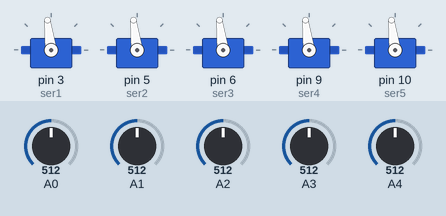
Simulated run of this sketch. Board: Arduino Uno, built with avr-gcc and run on an emulated ATmega328P. On the bench: 5 × servo. The test bench sets the inputs (shaded band); at power-on: A0 = 512, A1 = 512, A2 = 512, A3 = 512, A4 = 512.

Above: at 1.2 s.
1.3 s: A0 set to 716
At 2.4 s:
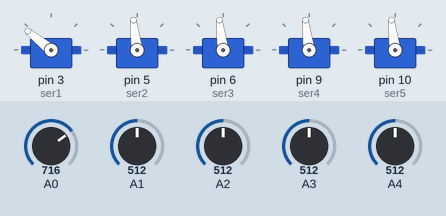
2.8 s: A1 set to 716
At 4.0 s:
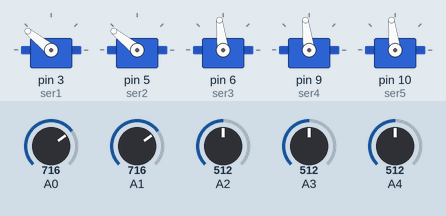
4.3 s: A2 set to 716
At 5.4 s:
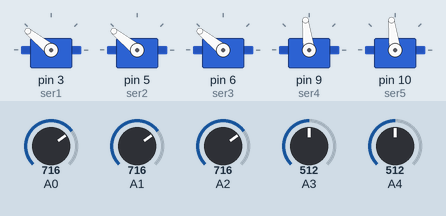
5.8 s: A3 set to 716
At 7.0 s:
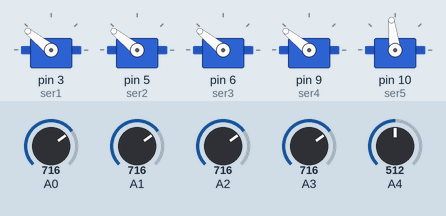
7.3 s: A4 set to 716
At 7.7 s:
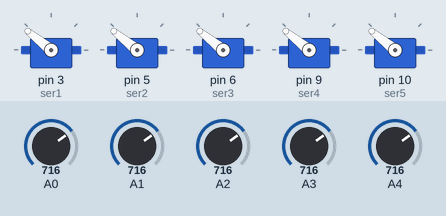
8.8 s: A0 set to 992
At 10.0 s:
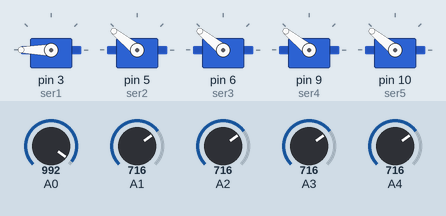
Timing chart, 0 to 11.3 s (numbered marks = the images above; inputs shaded):
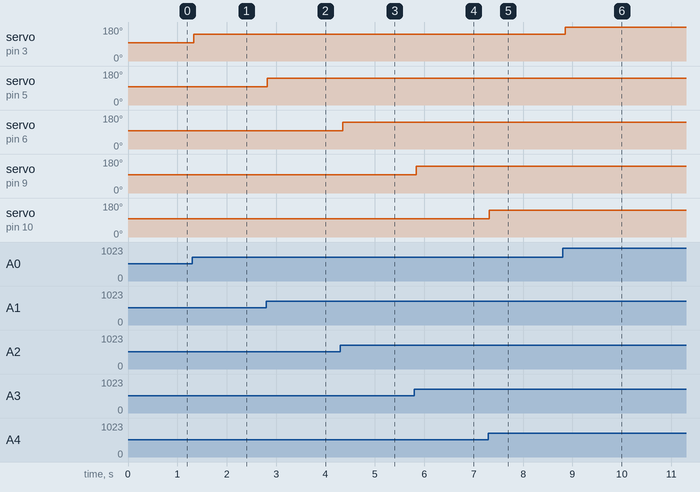

The sketch:

Flex.ino
```cpp
#include <Servo.h>

Servo ser1, ser2, ser3, ser4, ser5;

int bientro[5], quidoi[5];

void setup(){ // goi chan va dieu khien servo
  ser1.attach(3);
  ser2.attach(5);
  ser3.attach(6);
  ser4.attach(9);
  ser5.attach(10);
}

void loop(){ //doc gia tri analog
  bientro[0]= analogRead(A0);
  bientro[1]= analogRead(A1);
  bientro[2]= analogRead(A2);
  bientro[3]= analogRead(A3);
  bientro[4]= analogRead(A4);

  //gioi han gia tri tu 50 toi 900 de giam nhieu
  //vi dieu khien ATmega doc gia tri analog 8 bit: 0 -> 1023

  bientro[0] = constrain(bientro[0], 50, 900);
  bientro[1] = constrain(bientro[1], 50, 900);
  bientro[2] = constrain(bientro[2], 50, 900);
  bientro[3] = constrain(bientro[3], 50, 900);
  bientro[4] = constrain(bientro[4], 50, 900);

  //qui doi gia tri analog tu 50-900 sang 0-180 do

  quidoi[0] = map(bientro[0], 50, 900, 0, 180);
  quidoi[1] = map(bientro[1], 50, 900, 0, 180);
  quidoi[2] = map(bientro[2], 50, 900, 0, 180);
  quidoi[3] = map(bientro[3], 50, 900, 0, 180);
  quidoi[4] = map(bientro[4], 50, 900, 0, 180);

  ser1.write(quidoi[0]);
  //Serial.println(quidoi[0]);
  ser2.write(quidoi[1]);
  ser3.write(quidoi[2]);
  ser4.write(quidoi[3]);
  ser5.write(quidoi[4]);
  delay(50);
}
```

Measured:
- after the input at 1.3 s, servo on pin 3 (ser1): 97° → 141° at once
- after the input at 2.8 s, servo on pin 5 (ser2): 97° → 141° at once
- after the input at 4.3 s, servo on pin 6 (ser3): 97° → 141° after 0.05 s
- after the input at 5.8 s, servo on pin 9 (ser4): 97° → 141° at once
- after the input at 7.3 s, servo on pin 10 (ser5): 97° → 141° at once
- after the input at 8.8 s, servo on pin 3 (ser1): 141° → 180° after 0.05 s
